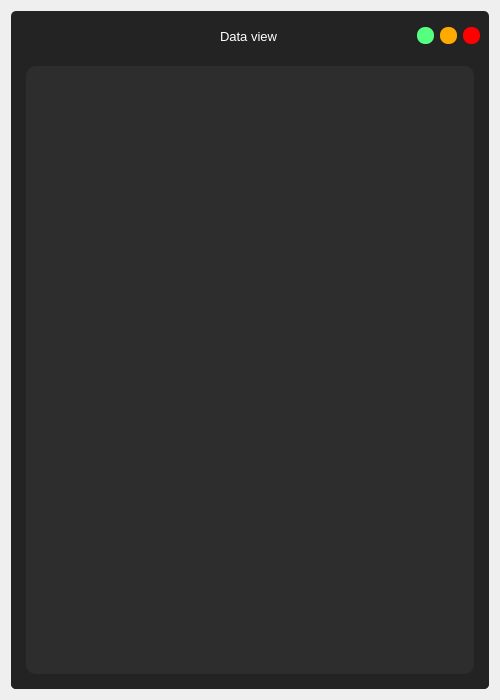
<?xml version="1.0" encoding="UTF-8"?>
<ui version="4.0">
 <class>DataView</class>
 <widget class="QDialog" name="DataView">
  <property name="geometry">
   <rect>
    <x>0</x>
    <y>0</y>
    <width>500</width>
    <height>700</height>
   </rect>
  </property>
  <property name="minimumSize">
   <size>
    <width>500</width>
    <height>700</height>
   </size>
  </property>
  <property name="maximumSize">
   <size>
    <width>500</width>
    <height>700</height>
   </size>
  </property>
  <property name="windowTitle">
   <string>Dialog</string>
  </property>
  <property name="styleSheet">
   <string notr="true">border-radius:20px;</string>
  </property>
  <layout class="QVBoxLayout" name="verticalLayout">
   <item>
    <widget class="QFrame" name="frame">
     <property name="styleSheet">
      <string notr="true">background-color: rgb(45, 45, 45);
border-radius:10px;</string>
     </property>
     <property name="frameShape">
      <enum>QFrame::NoFrame</enum>
     </property>
     <property name="frameShadow">
      <enum>QFrame::Raised</enum>
     </property>
     <layout class="QVBoxLayout" name="verticalLayout_4">
      <property name="spacing">
       <number>0</number>
      </property>
      <property name="leftMargin">
       <number>0</number>
      </property>
      <property name="topMargin">
       <number>0</number>
      </property>
      <property name="rightMargin">
       <number>0</number>
      </property>
      <property name="bottomMargin">
       <number>0</number>
      </property>
      <item>
       <widget class="QFrame" name="frame_2">
        <property name="styleSheet">
         <string notr="true">QFrame{
	background-color: rgb(35, 35, 35);
	border-radius:5px;
}</string>
        </property>
        <property name="frameShape">
         <enum>QFrame::NoFrame</enum>
        </property>
        <property name="frameShadow">
         <enum>QFrame::Plain</enum>
        </property>
        <layout class="QVBoxLayout" name="verticalLayout_2">
         <property name="leftMargin">
          <number>0</number>
         </property>
         <property name="topMargin">
          <number>0</number>
         </property>
         <property name="rightMargin">
          <number>0</number>
         </property>
         <property name="bottomMargin">
          <number>0</number>
         </property>
         <item>
          <widget class="QFrame" name="frame_3">
           <property name="minimumSize">
            <size>
             <width>0</width>
             <height>40</height>
            </size>
           </property>
           <property name="maximumSize">
            <size>
             <width>16777215</width>
             <height>30</height>
            </size>
           </property>
           <property name="frameShape">
            <enum>QFrame::NoFrame</enum>
           </property>
           <property name="frameShadow">
            <enum>QFrame::Raised</enum>
           </property>
           <layout class="QHBoxLayout" name="horizontalLayout">
            <property name="topMargin">
             <number>0</number>
            </property>
            <property name="bottomMargin">
             <number>0</number>
            </property>
            <item>
             <widget class="QLabel" name="label">
              <property name="minimumSize">
               <size>
                <width>60</width>
                <height>0</height>
               </size>
              </property>
              <property name="maximumSize">
               <size>
                <width>60</width>
                <height>16777215</height>
               </size>
              </property>
              <property name="text">
               <string/>
              </property>
              <property name="pixmap">
               <pixmap resource="../resource/asset.qrc">:/icons/asset/maximize.svg</pixmap>
              </property>
             </widget>
            </item>
            <item>
             <widget class="QLabel" name="label_2">
              <property name="font">
               <font>
                <family>Arial</family>
                <pointsize>10</pointsize>
               </font>
              </property>
              <property name="styleSheet">
               <string notr="true">QLabel{
	color: rgb(255, 255, 255);
}</string>
              </property>
              <property name="text">
               <string>Data view</string>
              </property>
              <property name="alignment">
               <set>Qt::AlignCenter</set>
              </property>
             </widget>
            </item>
            <item>
             <widget class="QPushButton" name="btn_minimize">
              <property name="minimumSize">
               <size>
                <width>16</width>
                <height>16</height>
               </size>
              </property>
              <property name="maximumSize">
               <size>
                <width>17</width>
                <height>17</height>
               </size>
              </property>
              <property name="styleSheet">
               <string notr="true">QPushButton{
	background-color: rgb(85, 255, 127);
	border:none;
	border-radius: 8px;
}

QPushButton:hover{	
	background-color: rgba(85, 255, 127,150);
	
}</string>
              </property>
              <property name="text">
               <string/>
              </property>
             </widget>
            </item>
            <item>
             <widget class="QPushButton" name="btn_maximize">
              <property name="minimumSize">
               <size>
                <width>16</width>
                <height>16</height>
               </size>
              </property>
              <property name="maximumSize">
               <size>
                <width>17</width>
                <height>17</height>
               </size>
              </property>
              <property name="styleSheet">
               <string notr="true">QPushButton{
	
	background-color: rgb(255, 170, 0);
	border:none;
	border-radius: 8px;
}

QPushButton:hover{	
	background-color: rgba(255, 170, 0,150);
	
}</string>
              </property>
              <property name="text">
               <string/>
              </property>
             </widget>
            </item>
            <item>
             <widget class="QPushButton" name="btn_close">
              <property name="minimumSize">
               <size>
                <width>16</width>
                <height>16</height>
               </size>
              </property>
              <property name="maximumSize">
               <size>
                <width>17</width>
                <height>17</height>
               </size>
              </property>
              <property name="styleSheet">
               <string notr="true">QPushButton{
	background-color: rgb(255, 0, 0);
	border:none;
	border-radius: 8px;
}

QPushButton:hover{	
	background-color: rgba(255, 0, 0,150);
	
}</string>
              </property>
              <property name="text">
               <string/>
              </property>
             </widget>
            </item>
           </layout>
          </widget>
         </item>
         <item>
          <widget class="QFrame" name="frame_4">
           <property name="frameShape">
            <enum>QFrame::NoFrame</enum>
           </property>
           <property name="frameShadow">
            <enum>QFrame::Raised</enum>
           </property>
           <layout class="QVBoxLayout" name="verticalLayout_3">
            <property name="spacing">
             <number>9</number>
            </property>
            <property name="leftMargin">
             <number>15</number>
            </property>
            <property name="topMargin">
             <number>9</number>
            </property>
            <property name="rightMargin">
             <number>15</number>
            </property>
            <property name="bottomMargin">
             <number>15</number>
            </property>
            <item>
             <widget class="QTextEdit" name="textEdit">
              <property name="font">
               <font>
                <family>Times New Roman</family>
                <pointsize>12</pointsize>
                <weight>50</weight>
                <italic>false</italic>
                <bold>false</bold>
               </font>
              </property>
              <property name="styleSheet">
               <string notr="true">QTextEdit{
	font: 12pt &quot;Times New Roman&quot;;
	background-color: rgb(45, 45, 45);
	color: rgb(255, 255, 255);
	border-radius:10px;
	padding:15px;
}</string>
              </property>
              <property name="frameShape">
               <enum>QFrame::NoFrame</enum>
              </property>
              <property name="frameShadow">
               <enum>QFrame::Plain</enum>
              </property>
              <property name="sizeAdjustPolicy">
               <enum>QAbstractScrollArea::AdjustIgnored</enum>
              </property>
              <property name="tabChangesFocus">
               <bool>true</bool>
              </property>
              <property name="readOnly">
               <bool>true</bool>
              </property>
              <property name="html">
               <string>&lt;!DOCTYPE HTML PUBLIC &quot;-//W3C//DTD HTML 4.0//EN&quot; &quot;http://www.w3.org/TR/REC-html40/strict.dtd&quot;&gt;
&lt;html&gt;&lt;head&gt;&lt;meta name=&quot;qrichtext&quot; content=&quot;1&quot; /&gt;&lt;style type=&quot;text/css&quot;&gt;
p, li { white-space: pre-wrap; }
&lt;/style&gt;&lt;/head&gt;&lt;body style=&quot; font-family:'Times New Roman'; font-size:12pt; font-weight:400; font-style:normal;&quot;&gt;
&lt;p style=&quot;-qt-paragraph-type:empty; margin-top:0px; margin-bottom:0px; margin-left:0px; margin-right:0px; -qt-block-indent:0; text-indent:0px; font-family:'MS Shell Dlg 2'; font-size:10pt;&quot;&gt;&lt;br /&gt;&lt;/p&gt;&lt;/body&gt;&lt;/html&gt;</string>
              </property>
             </widget>
            </item>
           </layout>
          </widget>
         </item>
        </layout>
       </widget>
      </item>
     </layout>
    </widget>
   </item>
  </layout>
 </widget>
 <resources>
  <include location="../resource/asset.qrc"/>
 </resources>
 <connections/>
</ui>
